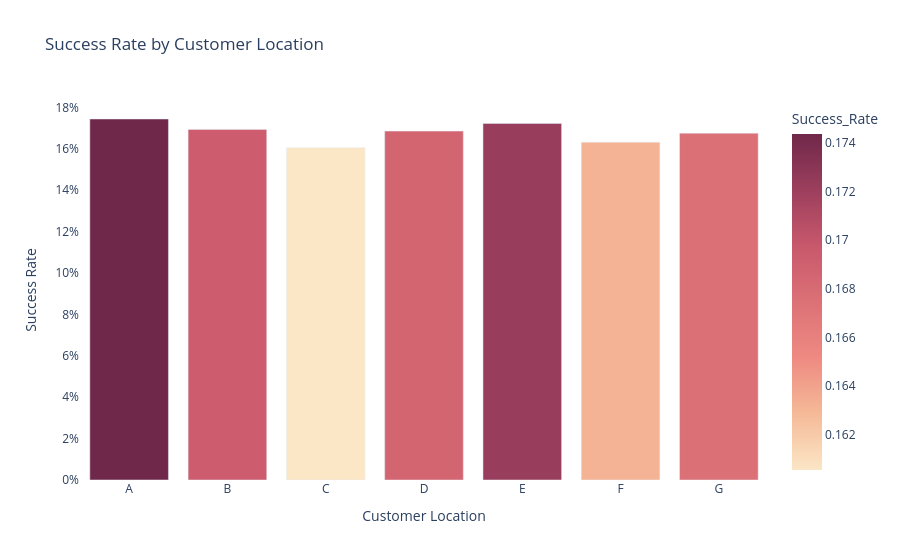

The code cell stored with this chart in its notebook:
### Code cell
'''--- Która lokalizacja klientów (Customer_Location) ma najwyższy success rate?
grupowanie po lokalizacji, liczenie liczby emaili, liczby pozytywnych reakcji i obliczanie wskaźnika (procent) sukcesu


'''


import plotly.express as px
import pandas as pd



df = pd.read_csv('/Users/mariamagdalena/Desktop/Data Engineering/projects-sql-python/email-campaign-sme-dataset/Train_psolI3n.csv')
df = df[df['Email_Status'] != 2]

print(df['Customer_Location'].describe())


df_c_location_grouped = df.groupby('Customer_Location', observed=True).agg(
    Success_Rate=('Email_Status', 'mean'),
    Total_Emails=('Email_Status', 'count')
).reset_index()

print(df['Customer_Location'].value_counts(dropna=False))
print(df_c_location_grouped)


x = df_c_location_grouped ['Customer_Location']
y = df_c_location_grouped ['Success_Rate']

fig = px.bar(df_c_location_grouped, x='Customer_Location', y='Success_Rate', title='Success Rate by Customer Location',
                color='Success_Rate',
                color_continuous_scale='burgyl',
                hover_data=['Total_Emails'],)


fig.update_layout(
    xaxis_title='Customer Location',
    yaxis_title='Success Rate',
    plot_bgcolor='white',
    yaxis=dict(tickformat='.0%')
)


fig.show()

### Figure 1 — Plotly figure (JSON) as saved in the notebook; plotly's stock layout.template omitted (floating-point values rounded to 4 significant figures)
{"data": [{"alignmentgroup": "True", "customdata": [[1405], [4216], [5544], [7156], [9829], [4277], [22354]], "hovertemplate": "Customer_Location=%{x}<br>Success_Rate=%{marker.color}<br>Total_Emails=%{customdata[0]}<extra></extra>", "legendgroup": "", "marker": {"color": [0.1744, 0.1694, 0.1605, 0.1685, 0.1722, 0.1632, 0.1675], "coloraxis": "coloraxis", "pattern": {"shape": ""}}, "name": "", "offsetgroup": "", "orientation": "v", "showlegend": false, "textposition": "auto", "type": "bar", "x": ["A", "B", "C", "D", "E", "F", "G"], "xaxis": "x", "y": [0.1744, 0.1694, 0.1605, 0.1685, 0.1722, 0.1632, 0.1675], "yaxis": "y"}], "layout": {"barmode": "relative", "coloraxis": {"colorbar": {"title": {"text": "Success_Rate"}}, "colorscale": [[0, "rgb(251, 230, 197)"], [0.1667, "rgb(245, 186, 152)"], [0.3333, "rgb(238, 138, 130)"], [0.5, "rgb(220, 113, 118)"], [0.6667, "rgb(200, 88, 108)"], [0.8333, "rgb(156, 63, 93)"], [1, "rgb(112, 40, 74)"]]}, "legend": {"tracegroupgap": 0}, "plot_bgcolor": "white", "title": {"text": "Success Rate by Customer Location"}, "xaxis": {"anchor": "y", "domain": [0, 1], "title": {"text": "Customer Location"}}, "yaxis": {"anchor": "x", "domain": [0, 1], "tickformat": ".0%", "title": {"text": "Success Rate"}}}}
